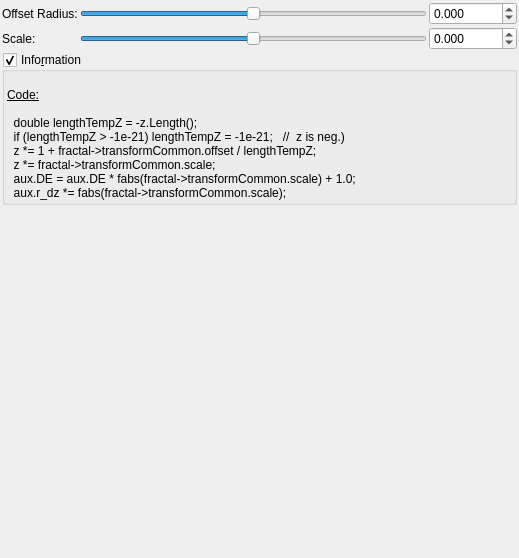
<?xml version="1.0" encoding="UTF-8"?>
<ui version="4.0">
 <class>Form</class>
 <widget class="QWidget" name="Form">
  <property name="geometry">
   <rect>
    <x>0</x>
    <y>0</y>
    <width>519</width>
    <height>558</height>
   </rect>
  </property>
  <property name="windowTitle">
   <string>Form</string>
  </property>
  <layout class="QVBoxLayout" name="verticalLayout">
   <property name="spacing">
    <number>2</number>
   </property>
   <property name="leftMargin">
    <number>2</number>
   </property>
   <property name="topMargin">
    <number>2</number>
   </property>
   <property name="rightMargin">
    <number>2</number>
   </property>
   <property name="bottomMargin">
    <number>2</number>
   </property>
   <item>
    <layout class="QGridLayout" name="gridLayout">
     <property name="spacing">
      <number>2</number>
     </property>
     <item row="0" column="0">
      <widget class="QLabel" name="label_142">
       <property name="text">
        <string>Offset Radius:</string>
       </property>
      </widget>
     </item>
     <item row="1" column="1">
      <widget class="QSlider" name="slider_transf_scale">
       <property name="sizePolicy">
        <sizepolicy hsizetype="Expanding" vsizetype="Maximum">
         <horstretch>0</horstretch>
         <verstretch>0</verstretch>
        </sizepolicy>
       </property>
       <property name="minimum">
        <number>-18000</number>
       </property>
       <property name="maximum">
        <number>18000</number>
       </property>
       <property name="value">
        <number>0</number>
       </property>
       <property name="sliderPosition">
        <number>0</number>
       </property>
       <property name="orientation">
        <enum>Qt::Horizontal</enum>
       </property>
      </widget>
     </item>
     <item row="1" column="2">
      <widget class="MyDoubleSpinBox" name="spinbox_transf_scale">
       <property name="sizePolicy">
        <sizepolicy hsizetype="Minimum" vsizetype="Maximum">
         <horstretch>0</horstretch>
         <verstretch>0</verstretch>
        </sizepolicy>
       </property>
       <property name="prefix">
        <string/>
       </property>
       <property name="suffix">
        <string/>
       </property>
       <property name="decimals">
        <number>3</number>
       </property>
       <property name="minimum">
        <double>-36000.000000000000000</double>
       </property>
       <property name="maximum">
        <double>36000.000000000000000</double>
       </property>
       <property name="singleStep">
        <double>0.100000000000000</double>
       </property>
      </widget>
     </item>
     <item row="0" column="2">
      <widget class="MyDoubleSpinBox" name="spinbox_transf_offset">
       <property name="sizePolicy">
        <sizepolicy hsizetype="Minimum" vsizetype="Maximum">
         <horstretch>0</horstretch>
         <verstretch>0</verstretch>
        </sizepolicy>
       </property>
       <property name="prefix">
        <string/>
       </property>
       <property name="suffix">
        <string/>
       </property>
       <property name="decimals">
        <number>3</number>
       </property>
       <property name="minimum">
        <double>-36000.000000000000000</double>
       </property>
       <property name="maximum">
        <double>36000.000000000000000</double>
       </property>
       <property name="singleStep">
        <double>0.100000000000000</double>
       </property>
      </widget>
     </item>
     <item row="0" column="1">
      <widget class="QSlider" name="slider_transf_offset">
       <property name="sizePolicy">
        <sizepolicy hsizetype="Expanding" vsizetype="Maximum">
         <horstretch>0</horstretch>
         <verstretch>0</verstretch>
        </sizepolicy>
       </property>
       <property name="minimum">
        <number>-18000</number>
       </property>
       <property name="maximum">
        <number>18000</number>
       </property>
       <property name="value">
        <number>0</number>
       </property>
       <property name="sliderPosition">
        <number>0</number>
       </property>
       <property name="orientation">
        <enum>Qt::Horizontal</enum>
       </property>
      </widget>
     </item>
     <item row="1" column="0">
      <widget class="QLabel" name="label_143">
       <property name="text">
        <string>Scale:</string>
       </property>
      </widget>
     </item>
    </layout>
   </item>
   <item>
    <widget class="MyGroupBox" name="groupCheck_info">
     <property name="title">
      <string>Info&amp;rmation</string>
     </property>
     <property name="flat">
      <bool>false</bool>
     </property>
     <property name="checkable">
      <bool>true</bool>
     </property>
     <layout class="QVBoxLayout" name="verticalLayout_2">
      <property name="spacing">
       <number>2</number>
      </property>
      <property name="leftMargin">
       <number>2</number>
      </property>
      <property name="topMargin">
       <number>2</number>
      </property>
      <property name="rightMargin">
       <number>2</number>
      </property>
      <property name="bottomMargin">
       <number>2</number>
      </property>
      <item>
       <widget class="QLabel" name="label_4">
        <property name="text">
         <string>&lt;!DOCTYPE HTML PUBLIC &quot;-//W3C//DTD HTML 4.0//EN&quot; &quot;http://www.w3.org/TR/REC-html40/strict.dtd&quot;&gt;
&lt;html&gt;&lt;head&gt;&lt;meta name=&quot;qrichtext&quot; content=&quot;1&quot; /&gt;&lt;style type=&quot;text/css&quot;&gt;
p, li { white-space: pre-wrap; }
&lt;/style&gt;&lt;/head&gt;&lt;body&gt;
&lt;p style=&quot;-qt-paragraph-type:empty; margin-top:0px; margin-bottom:0px; margin-left:0px; margin-right:0px; -qt-block-indent:0; text-indent:0px;&quot;&gt;&lt;br /&gt;&lt;/p&gt;
&lt;p style=&quot; margin-top:0px; margin-bottom:0px; margin-left:0px; margin-right:0px; -qt-block-indent:0; text-indent:0px;&quot;&gt;&lt;span style=&quot; text-decoration: underline;&quot;&gt;Code:&lt;/span&gt;&lt;/p&gt;
&lt;p style=&quot;-qt-paragraph-type:empty; margin-top:0px; margin-bottom:0px; margin-left:0px; margin-right:0px; -qt-block-indent:0; text-indent:0px; text-decoration: underline;&quot;&gt;&lt;br /&gt;&lt;/p&gt;
&lt;p style=&quot; margin-top:0px; margin-bottom:0px; margin-left:0px; margin-right:0px; -qt-block-indent:0; text-indent:0px;&quot;&gt;  double lengthTempZ = -z.Length();&lt;/p&gt;
&lt;p style=&quot; margin-top:0px; margin-bottom:0px; margin-left:0px; margin-right:0px; -qt-block-indent:0; text-indent:0px;&quot;&gt;  if (lengthTempZ &amp;gt; -1e-21) lengthTempZ = -1e-21;   //  z is neg.)&lt;/p&gt;
&lt;p style=&quot; margin-top:0px; margin-bottom:0px; margin-left:0px; margin-right:0px; -qt-block-indent:0; text-indent:0px;&quot;&gt;  z *= 1 + fractal-&amp;gt;transformCommon.offset / lengthTempZ;&lt;/p&gt;
&lt;p style=&quot; margin-top:0px; margin-bottom:0px; margin-left:0px; margin-right:0px; -qt-block-indent:0; text-indent:0px;&quot;&gt;  z *= fractal-&amp;gt;transformCommon.scale;&lt;/p&gt;
&lt;p style=&quot; margin-top:0px; margin-bottom:0px; margin-left:0px; margin-right:0px; -qt-block-indent:0; text-indent:0px;&quot;&gt;  aux.DE = aux.DE * fabs(fractal-&amp;gt;transformCommon.scale) + 1.0;&lt;/p&gt;
&lt;p style=&quot; margin-top:0px; margin-bottom:0px; margin-left:0px; margin-right:0px; -qt-block-indent:0; text-indent:0px;&quot;&gt;  aux.r_dz *= fabs(fractal-&amp;gt;transformCommon.scale);&lt;/p&gt;&lt;/body&gt;&lt;/html&gt;</string>
        </property>
        <property name="wordWrap">
         <bool>true</bool>
        </property>
        <property name="openExternalLinks">
         <bool>true</bool>
        </property>
        <property name="textInteractionFlags">
         <set>Qt::LinksAccessibleByMouse|Qt::TextSelectableByMouse</set>
        </property>
       </widget>
      </item>
     </layout>
    </widget>
   </item>
   <item>
    <spacer name="verticalSpacer">
     <property name="orientation">
      <enum>Qt::Vertical</enum>
     </property>
     <property name="sizeHint" stdset="0">
      <size>
       <width>20</width>
       <height>40</height>
      </size>
     </property>
    </spacer>
   </item>
  </layout>
 </widget>
 <customwidgets>
  <customwidget>
   <class>MyDoubleSpinBox</class>
   <extends>QDoubleSpinBox</extends>
   <header>mydoublespinbox.h</header>
  </customwidget>
  <customwidget>
   <class>MyGroupBox</class>
   <extends>QGroupBox</extends>
   <header>mygroupbox.h</header>
   <container>1</container>
  </customwidget>
 </customwidgets>
 <resources/>
 <connections/>
</ui>
